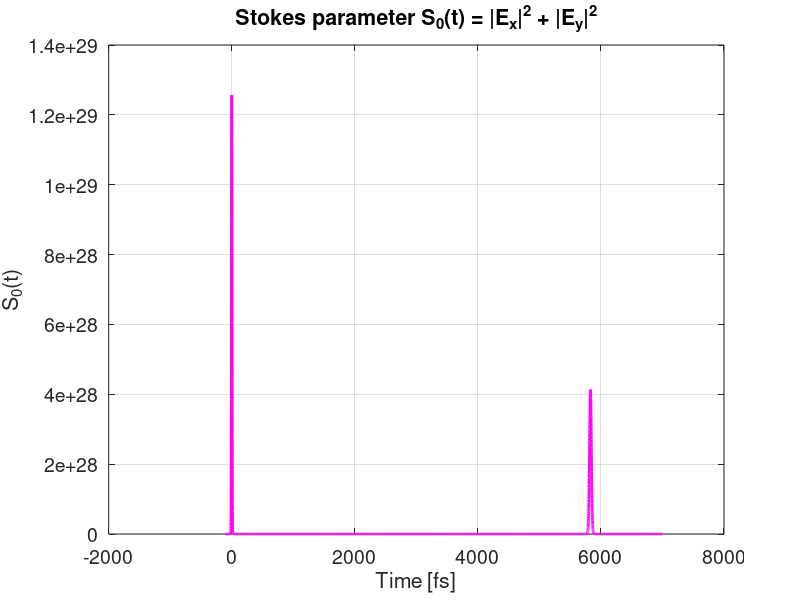
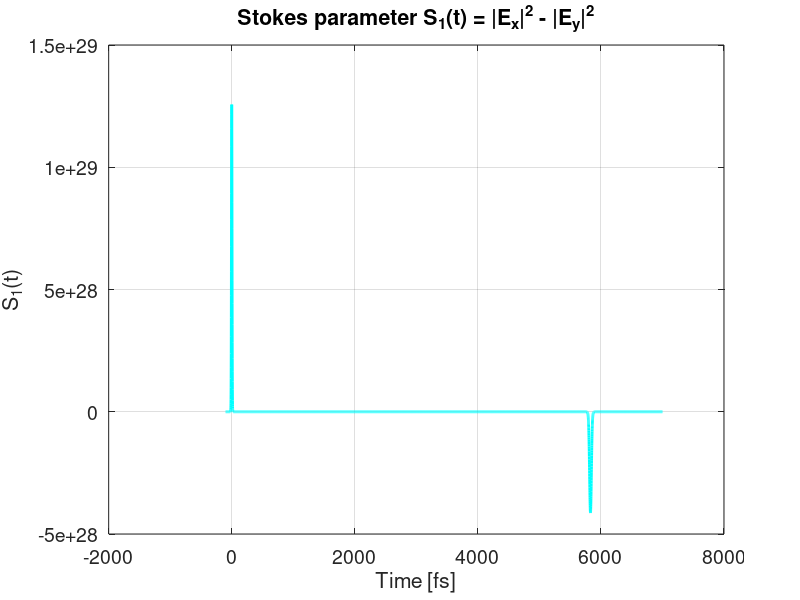
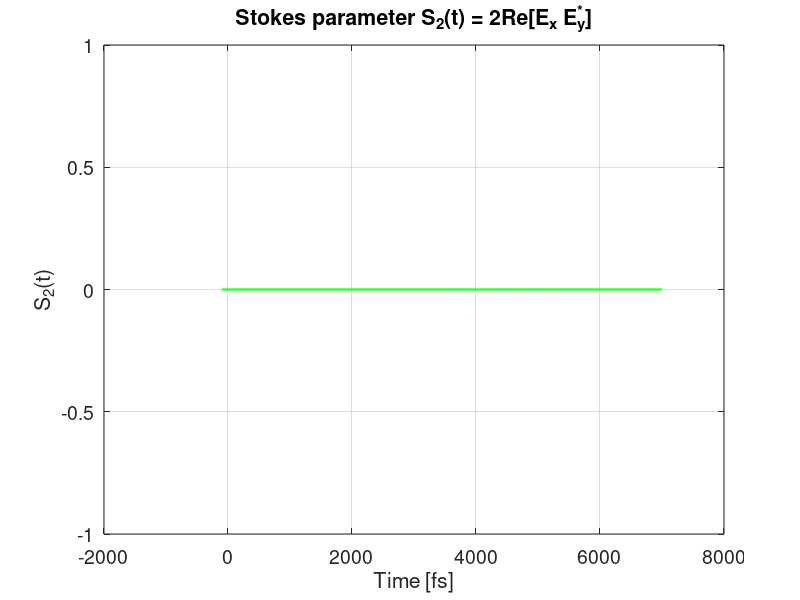
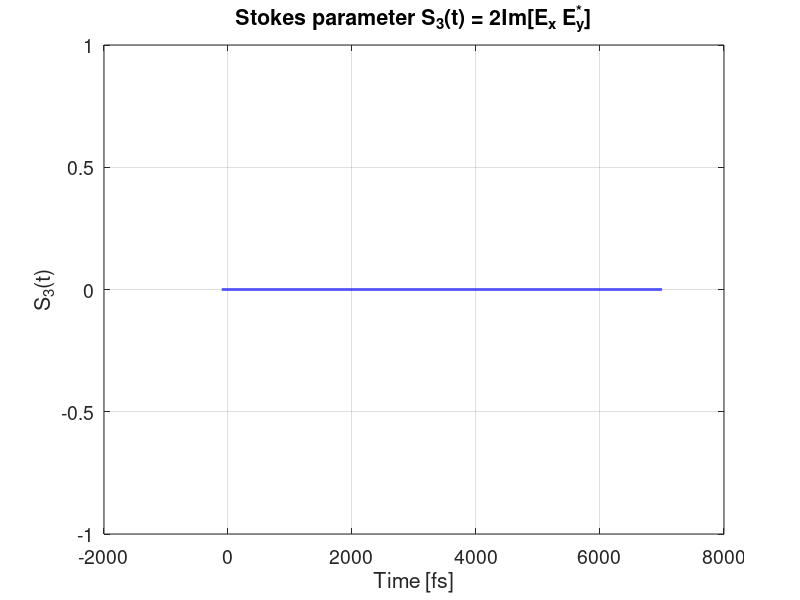

The MATLAB script that drew these images, in order: (Note: this script raises an error after producing the figures.)
%% 3 - Plot S_0(t) = |E_x|^2 + |E_y|^2 for given L
% 使用 L = 1.0e-5，对应前面图一中输入 E_x 和图二中输出 E_y
% Constants
omega_0 = 2.36e15;    % Central angular frequency [rad/s]
lambda = 0.8e-6;      % Wavelength [m]
Omega = 2e14;         % Spectral width [rad/s]
t0 = 1e-14;           % Pulse width [s]; T = 10fs
c = 3e8;              % Speed of light [m/s]
L = 1.0e-3;           % Propagation distance [m]

n = 1.7112;           % Refractive index for SF10
v_phi = c / n;        % Phase velocity [m/s]
k = omega_0 / v_phi;  % Wavevector [rad/m]
k1 = 5.83e-9;         % Group velocity [s/m]
k2 = 1.4338e-25;      % Group velocity Dispersion [s^2/m]

E0tilde = 1;

A0 = E0tilde * Omega * sqrt(pi);  %below Eq.(11)

% 时间轴：我们统一选最长时间范围以便兼容
t3 = linspace(-1e-13, 7e-12, 10000);

% 补齐 E_x(t): 使用与图1一致的表达式
E_x = A0 * exp(-t3.^2 / t0^2) .* exp(-1i * omega_0 * t3);

% E_y(t) for L = 1.0e-5（与图2保持一致）
A = 1/Omega^2 - 1i * k2 * L / 2;
B = k1 * L - t3;
E_y = E0tilde .* exp(1i * k * L) .* exp(-1i * omega_0 * t3) .* sqrt(pi ./ A) .* exp(-B.^2 ./ (4 * A));


% 计算 S0(t)
S0 = abs(E_x).^2 + abs(E_y).^2;

% 归一化
%S0_norm = S0 / max(S0);

% 绘图
figure;
set(gcf, 'Position', [100, 100, 1200, 400]);  % 1:3 横向图像比例
%plot(t3 * 1e15, S0_norm, 'm', 'LineWidth', 2);
plot(t3 * 1e15, S0, 'm', 'LineWidth', 2);
xlabel('Time [fs]', 'FontSize', 16);
ylabel('S_0(t)', 'FontSize', 16);
title('Stokes parameter S_0(t) = |E_x|^2 + |E_y|^2', 'FontSize', 18);
grid on;
set(gca, 'FontSize', 14);

% 保存图像
exportgraphics(gcf, 'S0_L_1mm.png', 'Resolution', 300);


%% 5 Stokes 参数 S_1(t) = |E_x|^2 - |E_y|^2 --------

% 计算 S1(t)
S1 = abs(E_x).^2 - abs(E_y).^2;

% 归一化到最大绝对值（保持正负对称）
%S1_norm = S1 / max(abs(S1));

% 绘图
figure(5);
set(gcf, 'Position', [100, 100, 1200, 400]);  % 横向图像比例 1:3
plot(t3 * 1e15, S1, 'c', 'LineWidth', 2);
%plot(t3 * 1e15, S1_norm, 'c', 'LineWidth', 2);
xlabel('Time [fs]', 'FontSize', 16);
ylabel('S_1(t)', 'FontSize', 16);
title('Stokes parameter S_1(t) = |E_x|^2 - |E_y|^2', 'FontSize', 18);
grid on;
set(gca, 'FontSize', 14);

% 保存图像
exportgraphics(gcf, 'S1_L_1mm.png', 'Resolution', 300);

%% 6  Stokes 参数 S_2(t) = 2 * Re(E_x * conj(E_y)) --------
%S2 = real(conj(E_x) .* E_y) + real(conj(E_y) .* E_x);
S2 = 2 * real(E_x .* conj(E_y));
S2_norm = S2 / max(abs(S2));

figure(61);
set(gcf, 'Position', [100, 100, 1200, 400]);
%plot(t3 * 1e15, S2_norm, 'g', 'LineWidth', 2);
plot(t3 * 1e15, S2, 'g', 'LineWidth', 2);
xlabel('Time [fs]', 'FontSize', 16);
ylabel('S_2(t)', 'FontSize', 16);
title('Stokes parameter S_2(t) = 2Re[E_x E_y^*]', 'FontSize', 18);
grid on;
set(gca, 'FontSize', 14);
exportgraphics(gcf, 'S2_L_1mm.png', 'Resolution', 300);

%% 7 Stokes 参数 S_3(t) = 2 * Im(E_x * conj(E_y)) --------

S3 = 2 * imag(E_x .* conj(E_y));
S3_norm = S3 / max(abs(S3));

figure(7);
set(gcf, 'Position', [100, 100, 1200, 400]);
%plot(t3 * 1e15, S3_norm, 'b', 'LineWidth', 2);
plot(t3 * 1e15, S3, 'b', 'LineWidth', 2);
xlabel('Time [fs]', 'FontSize', 16);
ylabel('S_3(t)', 'FontSize', 16);
title('Stokes parameter S_3(t) = 2Im[E_x E_y^*]', 'FontSize', 18);
grid on;
set(gca, 'FontSize', 14);
exportgraphics(gcf, 'S3_L_1mm.png', 'Resolution', 300);

%% 8 所有 Stokes 参数叠加绘图 --------

figure(8);
set(gcf, 'Position', [100, 100, 1200, 400]);
hold on;

% plot(t3 * 1e15, S0_norm, 'k', 'LineWidth', 2, 'DisplayName', 'S_0');
% plot(t3 * 1e15, S1_norm, 'r', 'LineWidth', 2, 'DisplayName', 'S_1');
% plot(t3 * 1e15, S2_norm, 'g', 'LineWidth', 2, 'DisplayName', 'S_2');
% plot(t3 * 1e15, S3_norm, 'b', 'LineWidth', 2, 'DisplayName', 'S_3');
plot(t3 * 1e15, S0, 'k', 'LineWidth', 2, 'DisplayName', 'S_0');
plot(t3 * 1e15, S1, 'r', 'LineWidth', 2, 'DisplayName', 'S_1');
plot(t3 * 1e15, S2, 'g', 'LineWidth', 2, 'DisplayName', 'S_2');
plot(t3 * 1e15, S3, 'b', 'LineWidth', 2, 'DisplayName', 'S_3');

xlabel('Time [fs]', 'FontSize', 16);
ylabel('Stokes Parameters', 'FontSize', 16);
title('Four Stokes Parameters', 'FontSize', 18);
legend('Location', 'best', 'FontSize', 14);
grid on;
set(gca, 'FontSize', 14);
hold off;

% 保存图像
exportgraphics(gcf, 'Stokes_All_L_1mm.png', 'Resolution', 300);


%% 9 Visualize normalized Stokes vectors on the Poincaré sphere for L ∈ [0, 1 mm]

% Constants (same as before)
omega_0 = 2.36e15;
lambda = 0.8e-6;
Omega = 2e14;
t0 = 1e-14;
c = 3e8;
n = 1.7112;
v_phi = c / n;
k = omega_0 / v_phi;
k1 = 5.83e-9;
k2 = 1.4338e-25;

E0tilde = 1;
A0 = E0tilde * Omega * sqrt(pi);

% Time axis (same as before)
t3 = linspace(-1e-13, 7e-12, 10000);

% E_x is fixed (independent of L)
E_x = A0 * exp(-t3.^2 / t0^2) .* exp(-1i * omega_0 * t3);

% Range of L values
L_values = linspace(0, 1e-4, 200);  % From 0 to 1 mm, 200 steps

% Initialize array to store normalized Stokes vectors
Stokes_normalized = zeros(length(L_values), 3);  % [S1/S0, S2/S0, S3/S0]

for idx = 1:length(L_values)
    L = L_values(idx);
    
    % E_y(t) at this L
    A = 1/Omega^2 - 1i * k2 * L / 2;
    B = k1 * L - t3;
    E_y = E0tilde .* exp(1i * k * L) .* exp(-1i * omega_0 * t3) ...
        .* sqrt(pi ./ A) .* exp(-B.^2 ./ (4 * A));
    
    % Stokes parameters
    S0 = abs(E_x).^2 + abs(E_y).^2;
    S1 = abs(E_x).^2 - abs(E_y).^2;
    S2 = 2 * real(E_x .* conj(E_y));
    S3 = 2 * imag(E_x .* conj(E_y));
    
    % Time-averaged normalized Stokes vector
    Stokes_normalized(idx, 1) = mean(S1) / mean(S0);
    Stokes_normalized(idx, 2) = mean(S2) / mean(S0);
    Stokes_normalized(idx, 3) = mean(S3) / mean(S0);
end

% 添加标题行
header = {'S1_over_S0', 'S2_over_S0', 'S3_over_S0'};
% 保存为 table 并写入 CSV
T = array2table(Stokes_normalized, 'VariableNames', header);
writetable(T, 'stokes_normalized_1e-4.csv');

% Plotting the Poincaré sphere
figure;
[xs, ys, zs] = sphere(100);
surf(xs, ys, zs, 'FaceAlpha', 0.1, 'EdgeColor', 'none');  % unit sphere
colormap gray;
hold on;

% Plot normalized Stokes vectors
plot3(Stokes_normalized(:,1), Stokes_normalized(:,2), Stokes_normalized(:,3), ...
    'r', 'LineWidth', 2);
scatter3(Stokes_normalized(:,1), Stokes_normalized(:,2), Stokes_normalized(:,3), ...
    20, linspace(0,1,length(L_values)), 'filled');

% Axes and labels
axis equal;
xlabel('S_1 / S_0');
ylabel('S_2 / S_0');
zlabel('S_3 / S_0');
title('Trajectory of Polarization State on the Poincaré Sphere (L=0~0.1mm)', 'FontSize', 16);
grid on;
view(135, 30);
colorbar;
caxis([0, 1]);  % Maps to L ∈ [0, 1 mm]

% Save figure
exportgraphics(gcf, 'PoincareSphere_Trajectory.png', 'Resolution', 300);
